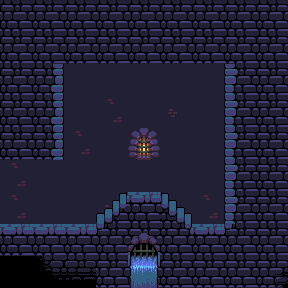

This is a level from a 2D game, rendered from its Tiled map with the project's own tilesets. A one-line summary and the map file follow, with tile-layer data summarised:
An orthogonal 9x9 tile map with 32x32 px tiles, 4 tile layers (Background, Foreground, Sensor, Decoration), 2 tilesets.

<map version="1.0" orientation="orthogonal" renderorder="right-down" width="9" height="9" tilewidth="32" tileheight="32" nextobjectid="1">
 <tileset firstgid="1" name="oppcastle-mod-tiles" tilewidth="32" tileheight="32">
  <image source="oppcastle-mod-tiles.png" width="480" height="352" />
 </tileset>
 <tileset firstgid="166" name="oppcastle-tiles_0" tilewidth="32" tileheight="32">
  <image source="oppcastle-tiles_0.png" width="416" height="352" />
 </tileset>
 <layer name="Background" width="9" height="9">
  <data>[81 cells, 81 non-empty, 4 distinct tile ids]</data>
 </layer>
 <layer name="Foreground" width="9" height="9">
  <data>[81 cells, 55 non-empty, 12 distinct tile ids]</data>
 </layer>
 <layer name="Sensor" width="9" height="9">
  <data>[81 cells, 2 non-empty, 1 distinct tile ids]</data>
 </layer>
 <layer name="Decoration" width="9" height="9">
  <data>[81 cells, 2 non-empty, 2 distinct tile ids]</data>
 </layer>
</map>
